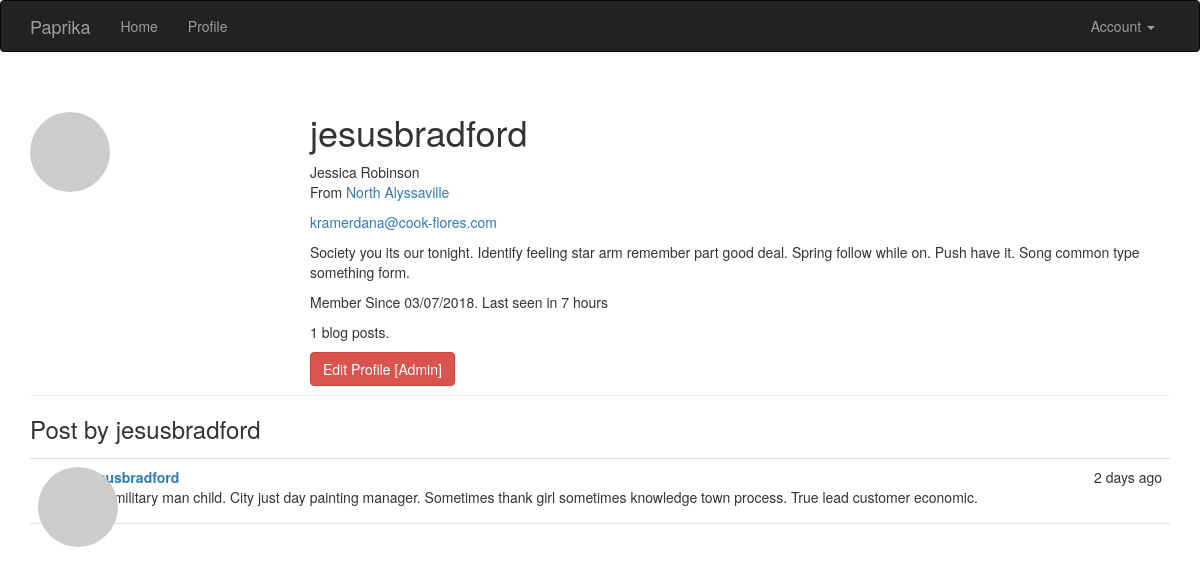
Page /user/jesusbradford (signed in) on the committed database.
### app/models.py (models this page shows, shortened)
class User(UserMixin, db.Model):
    __tablename__ = 'users'
    id = db.Column(db.Integer, primary_key=True)
    email = db.Column(db.String(64), unique=True, index=True)
    username = db.Column(db.String(64), unique=True, index=True)
    role_id = db.Column(db.Integer, db.ForeignKey('roles.id'))
    password_hash = db.Column(db.String(128))
    confirmed = db.Column(db.Boolean, default=False)
    name = db.Column(db.String(64))
    location = db.Column(db.String(64))
    about_me = db.Column(db.Text())
    member_since = db.Column(db.DateTime(), default=datetime.now)
    last_seen = db.Column(db.DateTime(), default=datetime.now)
    avatar_hash = db.Column(db.String(32))
    posts = db.relationship('Post', backref='author', lazy='dynamic')
    @property
    def password(self):
        raise AttributeError('password is not a readable attribute')
    def can(self, permissions):
        return self.role is not None and self.role.has_permission(permissions)
    def is_admin(self):
        return self.can(Permission.ADMINISTER)
    def ping(self):
        self.last_seen = datetime.now()
        db.session.add(self)
    def gravatar(self, size=100, default='identicon', rating='g'):
        if request.is_secure:
            url = 'https://secure.gravatar.com/avatar'
        else:
            url = 'https://www.gravatar.com/avatar'
        hash = self.avatar_hash or hashlib.md5(self.email.encode('utf-8')).hexdigest()
        return '{url}/{hash}?s={size}&d={default}&r={rating}'.format(
            url=url, hash=hash, size=size, default=default, rating=rating)

class Post(db.Model):
    __tablename__ = 'posts'
    id = db.Column(db.Integer, primary_key=True)
    body = db.Column(db.Text)
    timestamp = db.Column(db.DateTime, index=True, default=datetime.now)
    author_id = db.Column(db.Integer, db.ForeignKey('users.id'))

### app/main/views.py (the view)
@main.route('/user/<username>')
def user(username):
    user = User.query.filter_by(username=username).first()
    if user is None:
        abort(404)
    posts = user.posts.order_by(Post.timestamp.desc()).all()
    return render_template('user.html', user=user, posts=posts)

### app/auth/views.py (called while the page is built)
@auth.before_app_request
def before_request():
    if current_user.is_authenticated:
        current_user.ping()
        if  not current_user.confirmed \
                and request.endpoint \
                and request.blueprint != 'auth' \
                and request.endpoint != 'static':
            return redirect(url_for('auth.unconfirmed'))

### app/main/__init__.py (called while the page is built)
@main.app_context_processor
def inject_permission():
    return dict(Permission=Permission)

### app/models.py (called while the page is built)
@login_manager.user_loader
def load_user(user_id):
    return User.query.get(int(user_id))

    def has_permission(self, perm):
        return self.permissions & perm == perm

### app/templates/user.html (shortened to what this page needs)
{% extends "base.html" %}
{% block page_content %}
<div class="page-header">
	<img class="img-circle profile-thumbnail" src="{{ user.gravatar(size=256) }}">
	<div class="profile-header">
		<h1>{{ user.username }}</h1>
		{% if user.name or user.location %}
		<p>
			{% if user.name %}{{ user.name }}<br>{% endif %}
			{% if user.location %}
				From <a href="http://maps.google.com/?q={{ user.location }}" target="_blank">{{ user.location }}</a><br>
			{% endif %}
		</p>
		{% endif %}
		{% if current_user.is_admin() %}
		<p><a href="mailto:{{ user.email }}">{{ user.email }}</a></p>
		{% endif %}
		{% if user.about_me %}<p>{{ user.about_me }}</p>{% endif %}
		<p>
			Member Since {{ moment(user.member_since).format("L") }}.
			Last seen {{ moment(user.last_seen).fromNow() }}
		</p>
		<p>{{ user.posts.count() }} blog posts.</p>
		{% if current_user.is_admin() %}
	        <a class="btn btn-danger" href="{{ url_for('.edit_profile_admin', id=user.id) }}">Edit Profile [Admin]</a>
	    {% endif %}
	   </div>
</div>
<h3>Post by {{ user.username }}</h3>
{% include '_posts.html' %}
{% endblock %}

### app/templates/_posts.html
<ul class="posts">
    {% for post in posts %}
    <li class="post">
        <div class="post-thumbnail">
            <a href="{{ url_for('.user', username=post.author.username) }}">
                <img class="img-circle profile-thumbnail" src="{{ post.author.gravatar(size=40) }}">
            </a>
        </div>
        <div class="post-content">
            <div class="post-date">{{ moment(post.timestamp).fromNow() }}</div>
            <div class="post-author"><a href="{{ url_for('.user', username=post.author.username) }}">{{ post.author.username }}</a></div>
            <div class="post-body">{{ post.body }}</div>
        </div>
    </li>
    {% endfor %}
</ul>

### app/static/styles.css (style rules this page uses)
.profile-thumbnail { position: absolute; }
.profile-header { min-height: 260px; margin-left: 280px; }
ul.posts { list-style-type: none; padding: 0px; margin: 16px 0px 0px 0px; border-top: 1px solid #e0e0e0; }
ul.posts li.post { padding: 8px; border-bottom: 1px solid #e0e0e0; }
div.post-date { float: right; }
div.post-author { font-weight: bold; }
div.post-thumbnail { position: absolute; }
div.post-content { margin-left: 48px; min-height: 48px; }

### rows in the picture
User: username "jesusbradford", name "Jessica Robinson", location "North Alyssaville", email "kramerdana@cook-flores.com", about_me "Society you its our tonight. Identify feeling star arm remember part good deal. Spring follow while on. Push have it. Song common type something form.", member_since "03/07/2018", last_seen "in 7 hours"
Post: timestamp "2 days ago", author.username "jesusbradford", body "Box military man child. City just day painting manager. Sometimes thank girl sometimes knowledge town process. True lead customer economic."

### other values in the picture
{{ user.posts.count() }} "1"
